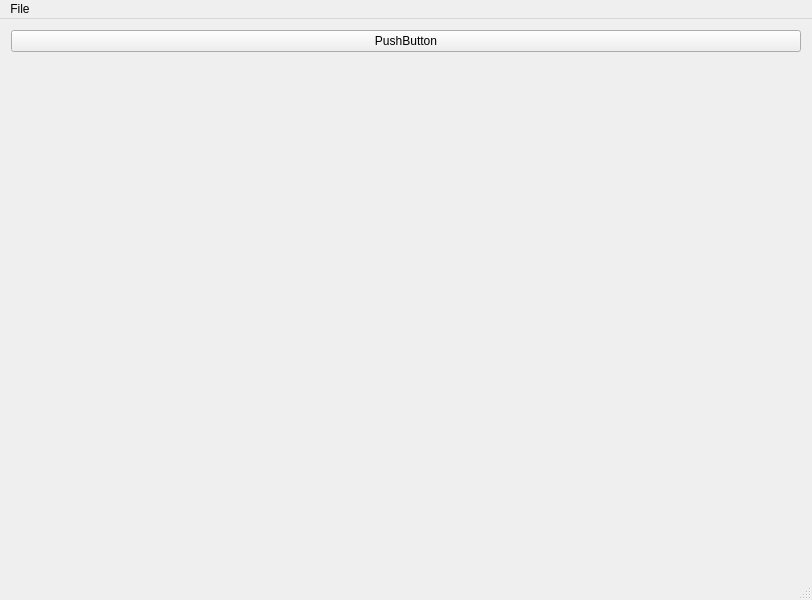
<?xml version="1.0" encoding="UTF-8"?>
<ui version="4.0">
 <class>MainWindowForm</class>
 <widget class="QMainWindow" name="MainWindowForm">
  <property name="geometry">
   <rect>
    <x>0</x>
    <y>0</y>
    <width>812</width>
    <height>600</height>
   </rect>
  </property>
  <property name="windowTitle">
   <string>Qt OSG Timer Example</string>
  </property>
  <widget class="QWidget" name="centralWidget">
   <layout class="QGridLayout" name="gridLayout">
    <item row="1" column="0">
     <widget class="OSGWidget" name="widget" native="true"/>
    </item>
    <item row="0" column="0">
     <widget class="QPushButton" name="pushButton">
      <property name="text">
       <string>PushButton</string>
      </property>
     </widget>
    </item>
   </layout>
  </widget>
  <widget class="QMenuBar" name="menuBar">
   <property name="geometry">
    <rect>
     <x>0</x>
     <y>0</y>
     <width>812</width>
     <height>21</height>
    </rect>
   </property>
   <widget class="QMenu" name="menuFile">
    <property name="title">
     <string>File</string>
    </property>
    <addaction name="actionOpen_2"/>
    <addaction name="actionSave_2"/>
    <addaction name="actionSave_As_2"/>
    <addaction name="actionExit"/>
    <addaction name="separator"/>
   </widget>
   <addaction name="menuFile"/>
  </widget>
  <widget class="QStatusBar" name="statusBar"/>
  <action name="actionOpen">
   <property name="text">
    <string>Open</string>
   </property>
  </action>
  <action name="actionAbout">
   <property name="text">
    <string>About</string>
   </property>
  </action>
  <action name="actionSave">
   <property name="text">
    <string>Save</string>
   </property>
  </action>
  <action name="actionSave_As">
   <property name="text">
    <string>Save As</string>
   </property>
  </action>
  <action name="actionExit">
   <property name="text">
    <string>Exit</string>
   </property>
  </action>
  <action name="actionOpen_2">
   <property name="text">
    <string>Open</string>
   </property>
  </action>
  <action name="actionSave_2">
   <property name="text">
    <string>Save</string>
   </property>
  </action>
  <action name="actionSave_As_2">
   <property name="text">
    <string>Save As</string>
   </property>
  </action>
 </widget>
 <layoutdefault spacing="6" margin="11"/>
 <customwidgets>
  <customwidget>
   <class>OSGWidget</class>
   <extends>QWidget</extends>
   <header>osgwidget.h</header>
   <container>1</container>
  </customwidget>
 </customwidgets>
 <resources/>
 <connections/>
</ui>
